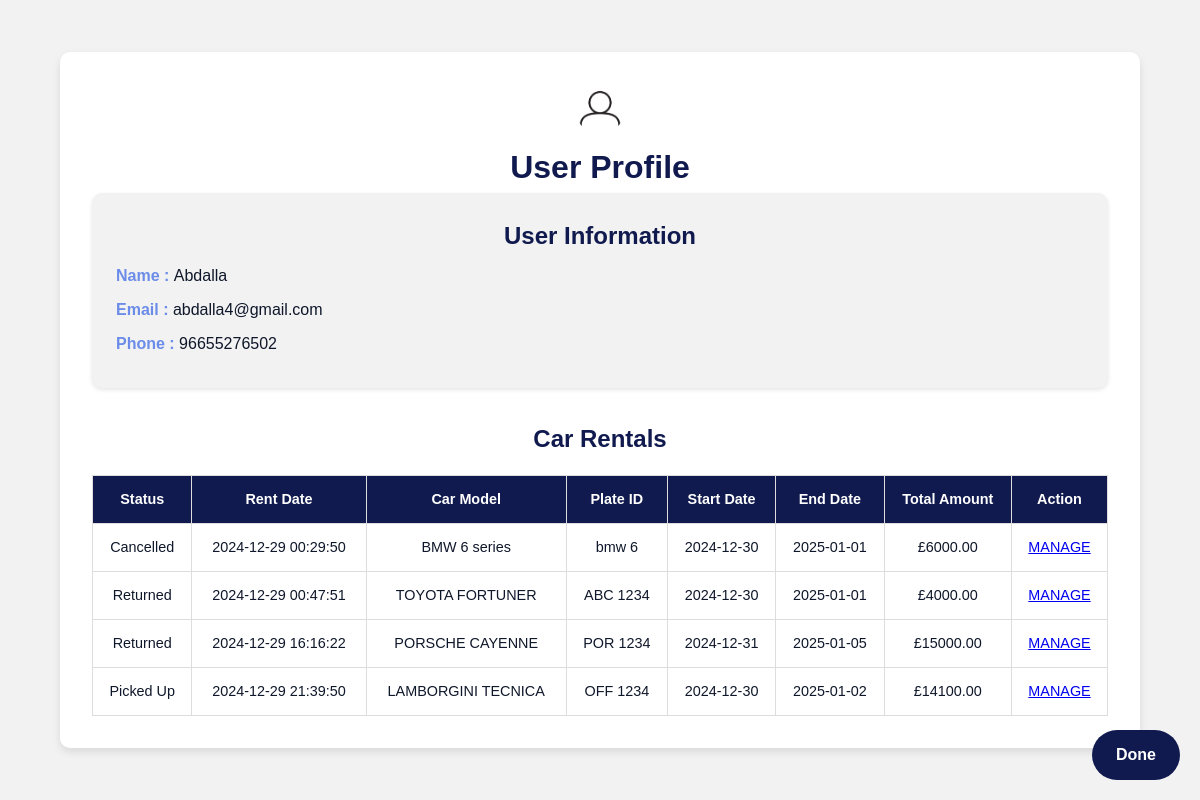
Page /profile.php (signed in) on the committed database.
### tables this page shows
CREATE TABLE `rent` (
  `rent_ID` int(11) NOT NULL,
  `office_ID` int(11) NOT NULL,
  `pickup_date` date NOT NULL,
  `return_date` date NOT NULL,
  `customer_ID` int(11) NOT NULL,
  `car_plate` varchar(20) NOT NULL,
  `cost` decimal(10,2) NOT NULL,
  `Status` enum('Reserved','Picked Up','Returned','Cancelled','Confirmed') NOT NULL,
  `rent_created_at` datetime NOT NULL DEFAULT current_timestamp()
);

CREATE TABLE `car` (
  `Year` int(11) NOT NULL,
  `Status` enum('Active','Out of Service','Rented') NOT NULL DEFAULT 'Active',
  `Car_Modle` varchar(150) NOT NULL,
  `Car_plate` varchar(20) NOT NULL,
  `Car_type` enum('SUV','Sport','Sedan','Electric') NOT NULL,
  `Car_price` decimal(10,2) NOT NULL,
  `Car_detals` text NOT NULL,
  `Car_office` int(11) NOT NULL,
  `Car_image` varchar(255) NOT NULL
);

### profile.php (the view, shortened to what this page needs)
<?php
include "connection.php";
$conn = new mysqli($servername, $username, $password, $dbname);
?>
<!DOCTYPE html>
<html lang="en">
<head>
  <link rel="stylesheet" href="profile.css">
</head>
<body>
  <div class="profile-container">
    <div class="profile" onclick="toggleDropdown()">
        <center>
        <img src="imges\profile.png" alt="User  Photo">
        </center>
    </div>
    <h1>User Profile</h1>
    <div class="user-info">
      <h2>User Information</h2>
      <p class="user-name"><strong>Name : </strong><?php echo $_SESSION['customer_name']; ?> <span id="user-name"></span></p>
      <p class="user-email"><strong>Email : </strong><?php echo $_SESSION['customer_email']; ?> <span id="user-email"></span></p>
      <p class="user-phone"><strong>Phone : </strong><?php echo $_SESSION['customer_phone']; ?> <span id="user-phone"></span></p>
    </div>
    <?php
    $login_customer = $_SESSION['customer_ID'];
    $show_rents = $conn->prepare("SELECT *
    FROM car c, rent r
    WHERE r.customer_ID = ? AND c.Car_plate=r.car_plate ");
    $show_rents->bind_param("s", $login_customer);
    $show_rents->execute();
    $result = $show_rents->get_result();
    if ($result->num_rows > 0) {
?>
    <div class="user-rentals">
      <h2>Car Rentals</h2>
      <table>
        <thead>
          <tr>
          <th>Status</th>
            <th>Rent Date</th>
            <th>Car Model</th>
            <th>Plate ID</th>
            <th>Start Date</th>
            <th>End Date</th>
            <th>Total Amount</th>
            <th>Action</th>
          </tr>
        </thead>
        <?php
        while ($rents = $result->fetch_assoc()) {
?>
        <tbody id="rentals-list">
        <tr>
<td><?php echo $rents["Status"]; ?></td>
<td><?php echo $rents["rent_created_at"]; ?></td>
<td><?php echo $rents["Car_Modle"]; ?></td>
<td><?php echo $rents["Car_plate"]; ?></td>
<td><?php echo $rents["pickup_date"]; ?></td>
<td><?php echo $rents["return_date"]; ?></td>
<td>£<?php echo $rents["cost"]; ?></td>
<td><a href="manageCar.php?rent_ID=<?php echo $rents["rent_ID"];?>"> MANAGE </a></td>
<?php        } ?>
        </tbody>
      </table>
    </div>
            <?php
        } ?>
  </div>
         <div >
           <a href="index.php" id="done-btn">Done</a>
         </div>
</body>
</html>

### profile.css (style rules this page uses)
:root { --primary-color: #101a4e; --secondary-color: #6b8ce8; --text-dark: #0f172a; --text-light: #475569; --bg-light: #f2f2f2; --white: #ffffff; --max-width: 1200px; --gradient: linear-gradient(to bottom, #6b8ce8, #101a4e); }
.profile img { width: 50px; height: 50px; border-radius: 50%; }
* { margin: 0; padding: 0; box-sizing: border-box; }
body { font-family: "Mulish", sans-serif; background-color: var(--bg-light); color: var(--text-dark); line-height: 1.6; display: flex; justify-content: center; align-items: center; min-height: 100vh; }
.profile-container { max-width: var(--max-width); background: var(--white); padding: 2rem; border-radius: 10px; box-shadow: 0 4px 8px rgba(0, 0, 0, 0.1); width: 90%; }
h1, h2 { text-align: center; color: var(--primary-color); }
.user-info { margin-bottom: 2rem; padding: 1.5rem; background-color: var(--bg-light); border-radius: 10px; box-shadow: 0 2px 4px rgba(0, 0, 0, 0.1); }
.user-info p { margin: 0.5rem 0; font-size: 1rem; color: var(--text-dark); }
.user-info p strong { color: var(--secondary-color); }
.user-rentals table { width: 100%; border-collapse: collapse; margin-top: 1rem; }
.user-rentals table thead { background: var(--primary-color); color: var(--white); }
.user-rentals table th, .user-rentals table td { text-align: center; padding: 0.75rem; font-size: 0.9rem; border: 1px solid #ddd; }
.user-rentals table th { font-weight: 600; }
#done-btn { position: fixed; bottom: 20px; right: 20px; background: var(--primary-color); color: var(--white); padding: 0.75rem 1.5rem; font-size: 1rem; font-weight: 600; border-radius: 50px; text-decoration: none; transition: 0.5s; cursor: pointer; }

### rows in the picture
rent: Status "Cancelled", rent_created_at "2024-12-29 00:29:50", car_plate.Car_Modle "BMW 6 series", car_plate.Car_plate "bmw 6", pickup_date "2024-12-30", return_date "2025-01-01", cost "6000.00"
rent: Status "Returned", rent_created_at "2024-12-29 00:47:51", car_plate.Car_Modle "TOYOTA FORTUNER", car_plate.Car_plate "ABC 1234", pickup_date "2024-12-30", return_date "2025-01-01", cost "4000.00"
rent: Status "Returned", rent_created_at "2024-12-29 16:16:22", car_plate.Car_Modle "PORSCHE CAYENNE", car_plate.Car_plate "POR 1234", pickup_date "2024-12-31", return_date "2025-01-05", cost "15000.00"
rent: Status "Picked Up", rent_created_at "2024-12-29 21:39:50", car_plate.Car_Modle "LAMBORGINI TECNICA", car_plate.Car_plate "OFF 1234", pickup_date "2024-12-30", return_date "2025-01-02", cost "14100.00"

### other values in the picture
$_SESSION['customer_name'] "Abdalla"
$_SESSION['customer_email'] "abdalla4@gmail.com"
$_SESSION['customer_phone'] "96655276502"
